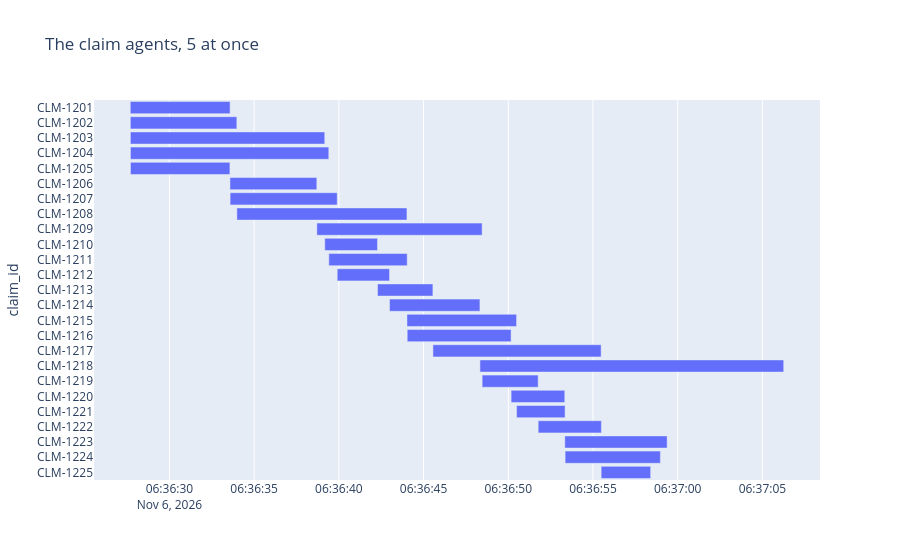

Write notebook code for a chart like this one.
### Code cell
show_timeline(swarm_of_5, 'The claim agents, 5 at once')

### Figure 1 — Plotly figure (JSON) as saved in the notebook; plotly's stock layout.template omitted (floating-point values rounded to 4 significant figures)
{"data": [{"base": ["2026-11-06T06:36:27.691271", "2026-11-06T06:36:27.694089", "2026-11-06T06:36:27.697200", "2026-11-06T06:36:27.699847", "2026-11-06T06:36:27.702197", "2026-11-06T06:36:33.573140", "2026-11-06T06:36:33.581924", "2026-11-06T06:36:33.980356", "2026-11-06T06:36:38.700828", "2026-11-06T06:36:39.169447", "2026-11-06T06:36:39.408752", "2026-11-06T06:36:39.904502", "2026-11-06T06:36:42.282369", "2026-11-06T06:36:42.992615", "2026-11-06T06:36:44.020628", "2026-11-06T06:36:44.035009", "2026-11-06T06:36:45.553185", "2026-11-06T06:36:48.327691", "2026-11-06T06:36:48.457003", "2026-11-06T06:36:50.166950", "2026-11-06T06:36:50.490394", "2026-11-06T06:36:51.765212", "2026-11-06T06:36:53.336571", "2026-11-06T06:36:53.354889", "2026-11-06T06:36:55.481513"], "hovertemplate": "started=%{base}<br>finished=%{x}<br>claim_id=%{y}<extra></extra>", "legendgroup": "", "marker": {"color": "#636efa", "pattern": {"shape": ""}}, "name": "", "orientation": "h", "showlegend": false, "textposition": "auto", "type": "bar", "x": [5890, 6285, 11471, 11707, 5869, 5126, 6321, 10039, 9755, 3112, 4625, 3087, 3269, 5334, 6469, 6131, 9927, 17928, 3307, 3168, 2863, 3730, 6040, 5622, 2922], "xaxis": "x", "y": ["CLM-1201", "CLM-1202", "CLM-1203", "CLM-1204", "CLM-1205", "CLM-1206", "CLM-1207", "CLM-1208", "CLM-1209", "CLM-1210", "CLM-1211", "CLM-1212", "CLM-1213", "CLM-1214", "CLM-1215", "CLM-1216", "CLM-1217", "CLM-1218", "CLM-1219", "CLM-1220", "CLM-1221", "CLM-1222", "CLM-1223", "CLM-1224", "CLM-1225"], "yaxis": "y"}], "layout": {"barmode": "overlay", "legend": {"tracegroupgap": 0}, "title": {"text": "The claim agents, 5 at once"}, "xaxis": {"anchor": "y", "domain": [0, 1], "type": "date"}, "yaxis": {"anchor": "x", "autorange": "reversed", "domain": [0, 1], "title": {"text": "claim_id"}}}}
